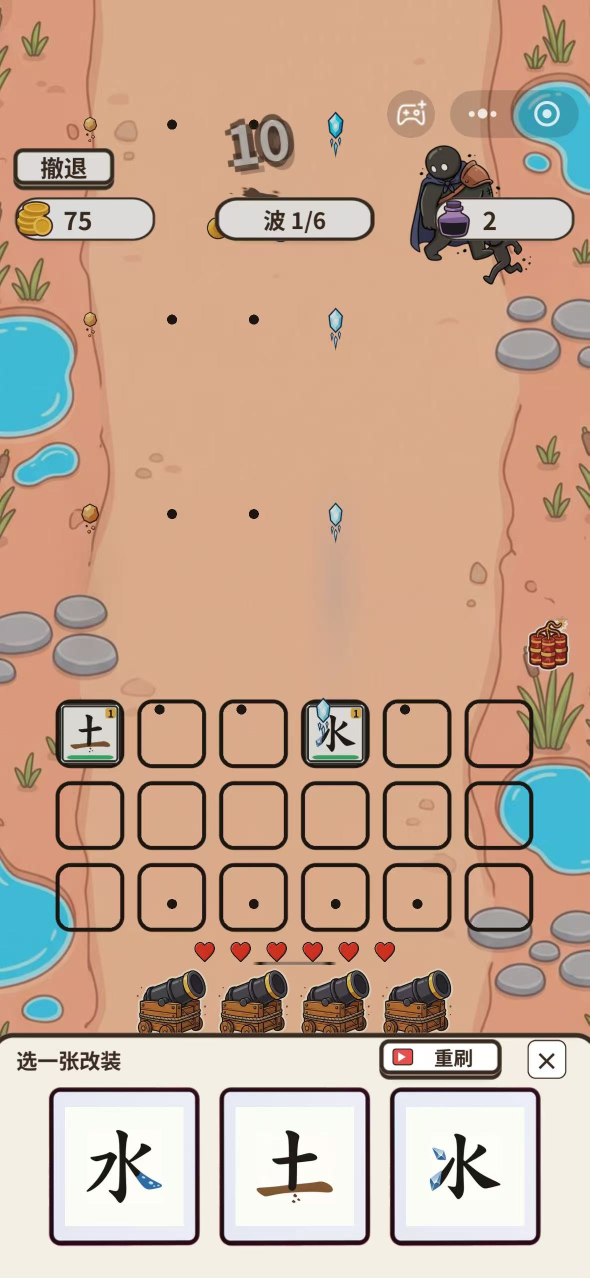
#> input picture softcopyright/pics/ink_03_draft.jpg, 1179 x 2556 px, given in place of ink_03_draft.jpg.png, which was not available (shown at 1/2 size)
$ python -i process_battle_bg.py   (imports and definitions only)
#> lines starting #> are read from the running program, lines starting #| are printed output that depends on the picture; pictures that were not available may be replaced by others from this repository, and a replacement may not be noted
#!/usr/bin/env python3
"""战斗地面后期：按 cover 裁成 720x1280，往纸色轻淡一点，免得和顶栏、字牌抢色。

    .venv-mock/bin/python docs/prompt/battle_bg/process_battle_bg.py 1 2 3 4 5 6 7 8
"""
import os
import re
import sys
import uuid

import numpy as np
from PIL import Image

ROOT = os.path.abspath(os.path.join(os.path.dirname(__file__), "..", "..", ".."))
BASE = "/Users/rosa/rosa_games/game_assets/black-rosa/美术/战斗底图"
RAW = os.path.join(BASE, "raw_v2")
OUT = os.path.join(ROOT, "Assets", "Resources", "Art", "Bg")
PAPER = np.array([244, 239, 228], dtype=np.float32)   # InkTheme.Paper F4EFE4
TW, TH = 720, 1280
FADE = 0.12


def process(k):
    im = Image.open(os.path.join(RAW, f"battle_bg_{k}.png")).convert("RGB")
#> im is the input picture: PIL image 1179x2556 RGB; mean R, G, B 198.4, 167.7, 146.4
    s = max(TW / im.width, TH / im.height)
#> s = 0.611
    im = im.resize((round(im.width * s), round(im.height * s)), Image.LANCZOS)
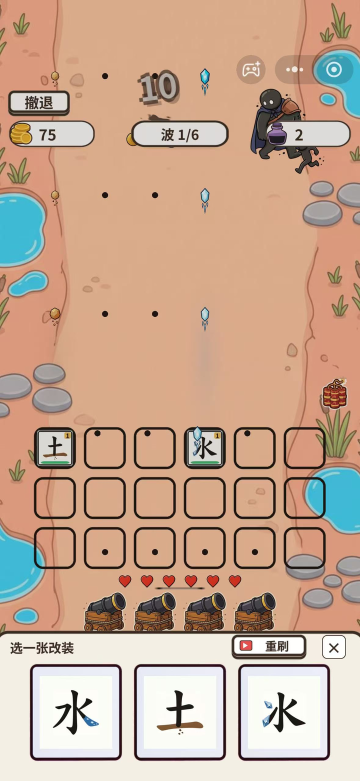
#> im: PIL image 720x1561 RGB (shown at 1/2 size); mean R, G, B 198.4, 167.7, 146.4
    x = (im.width - TW) // 2
#> x = 0
    y = (im.height - TH) // 2
#> y = 140
    a = np.array(im.crop((x, y, x + TW, y + TH))).astype(np.float32)
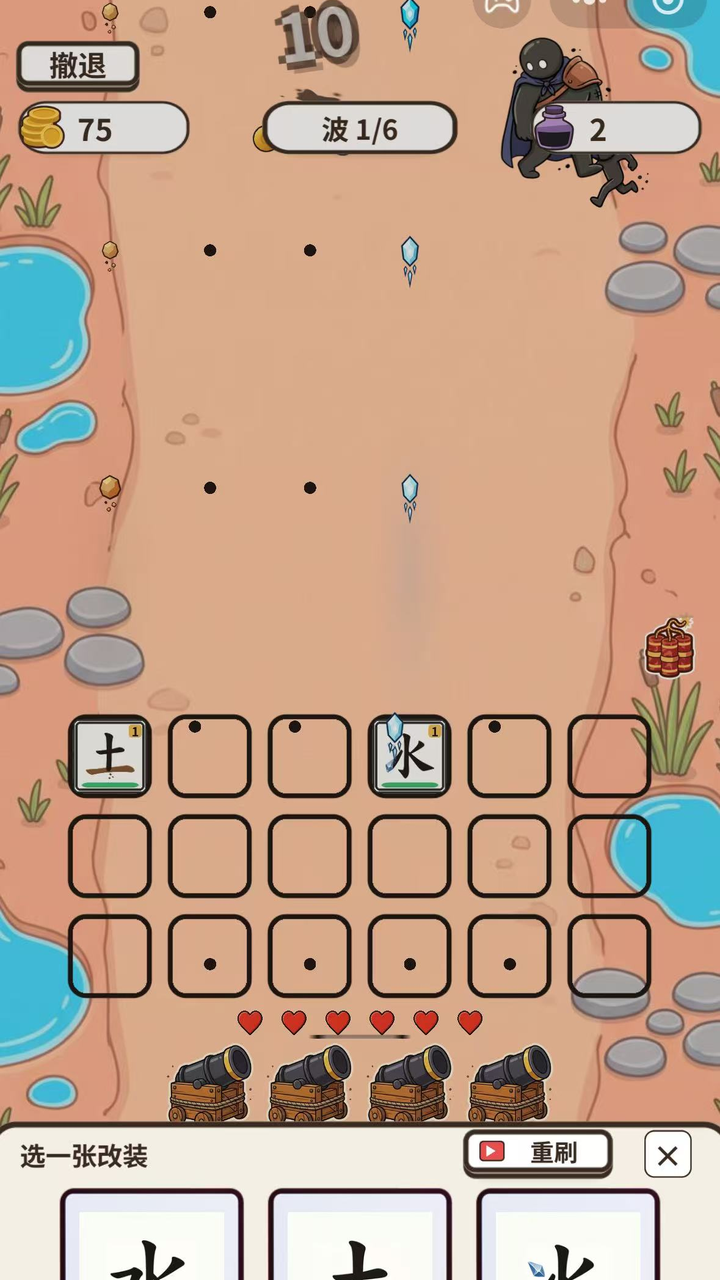
#> a: shape (1280, 720, 3) float32; mean R, G, B 194.1, 162, 139.9
    a = a * (1 - FADE) + PAPER * FADE
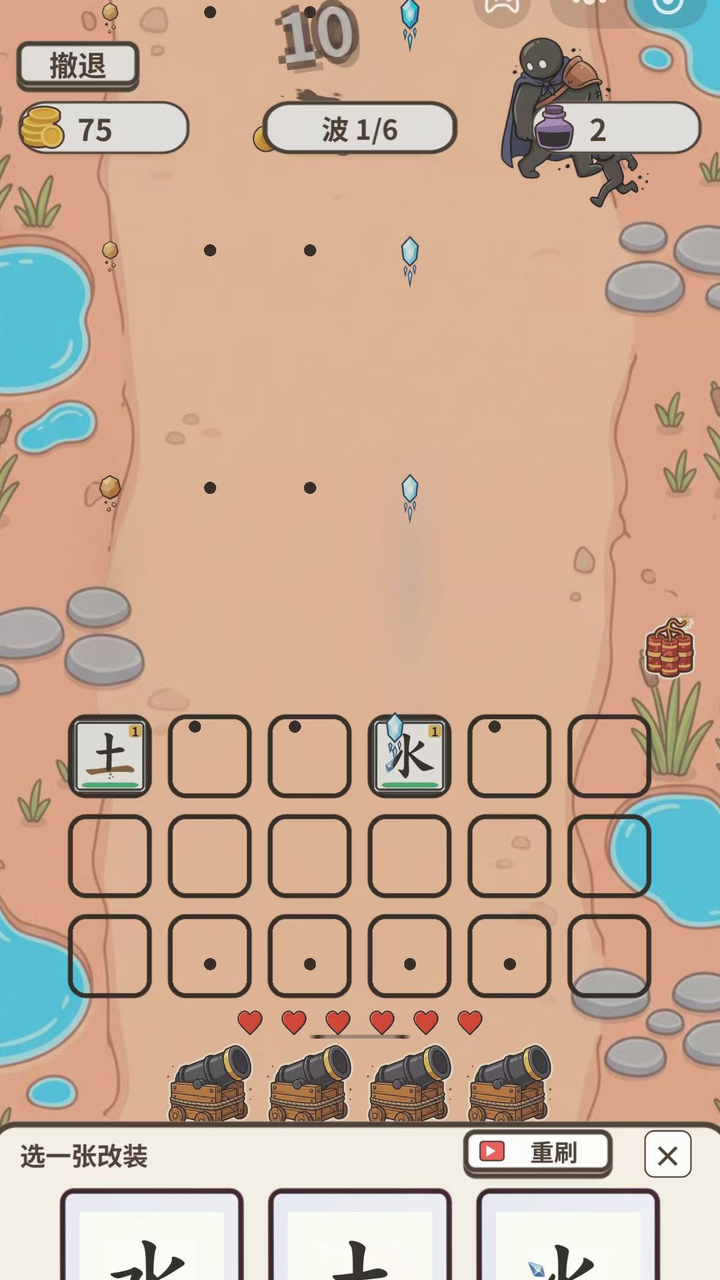
#> a: shape (1280, 720, 3) float32; mean R, G, B 201, 171.4, 150.5
    out = Image.fromarray(np.clip(a, 0, 255).astype(np.uint8))
    os.makedirs(os.path.join(BASE, "final"), exist_ok=True)
    out.save(os.path.join(BASE, "final", f"battle_bg_{k}.png"), optimize=True)
    os.makedirs(OUT, exist_ok=True)
    out.save(os.path.join(OUT, f"battle_bg_{k}.png"), optimize=True)
    print("wrote", f"battle_bg_{k}")


def write_meta(k):
    dst = os.path.join(OUT, f"battle_bg_{k}.png.meta")
    if os.path.exists(dst):
        return
    src = open(os.path.join(ROOT, "Assets", "Resources", "Art", "Ui", "chapter_3.png.meta"), encoding="utf-8").read()
    src = re.sub(r"guid: [0-9a-f]{32}", "guid: " + uuid.uuid4().hex, src, count=1)
    src = re.sub(r"maxTextureSize: 2048", "maxTextureSize: 1024", src)
    open(dst, "w", encoding="utf-8").write(src)


# [3 lines not run here, left out]

>>> result = process('../../../softcopyright/pics/ink_03_draft.jpg')
